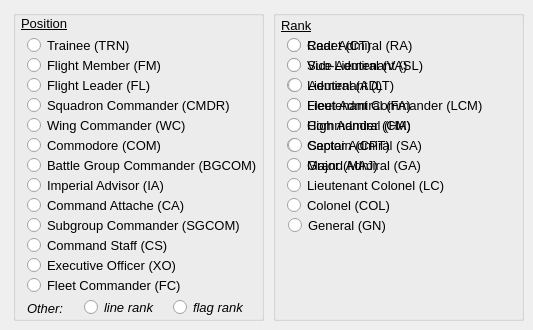
    <widget class="QWidget" name="tabPosRank">
     <attribute name="title">
      <string>Position and Rank</string>
     </attribute>
     <widget class="QGroupBox" name="groupBox">
      <property name="geometry">
       <rect>
        <x>13</x>
        <y>10</y>
        <width>251</width>
        <height>311</height>
       </rect>
      </property>
      <property name="font">
       <font>
        <family>Arial</family>
        <pointsize>10</pointsize>
        <weight>50</weight>
        <bold>false</bold>
        <underline>false</underline>
       </font>
      </property>
      <property name="title">
       <string/>
      </property>
      <widget class="QRadioButton" name="rb_pos_fm">
       <property name="geometry">
        <rect>
         <x>14</x>
         <y>47</y>
         <width>171</width>
         <height>17</height>
        </rect>
       </property>
       <property name="font">
        <font>
         <family>Arial</family>
         <pointsize>10</pointsize>
        </font>
       </property>
       <property name="text">
        <string>Flight Member (FM)</string>
       </property>
      </widget>
      <widget class="QRadioButton" name="rb_pos_fl">
       <property name="geometry">
        <rect>
         <x>14</x>
         <y>67</y>
         <width>231</width>
         <height>17</height>
        </rect>
       </property>
       <property name="font">
        <font>
         <family>Arial</family>
         <pointsize>10</pointsize>
        </font>
       </property>
       <property name="text">
        <string>Flight Leader (FL)</string>
       </property>
      </widget>
      <widget class="QRadioButton" name="rb_pos_cmdr">
       <property name="geometry">
        <rect>
         <x>14</x>
         <y>87</y>
         <width>231</width>
         <height>17</height>
        </rect>
       </property>
       <property name="font">
        <font>
         <family>Arial</family>
         <pointsize>10</pointsize>
        </font>
       </property>
       <property name="text">
        <string>Squadron Commander (CMDR)</string>
       </property>
      </widget>
      <widget class="QRadioButton" name="rb_pos_wc">
       <property name="geometry">
        <rect>
         <x>14</x>
         <y>107</y>
         <width>231</width>
         <height>17</height>
        </rect>
       </property>
       <property name="font">
        <font>
         <family>Arial</family>
         <pointsize>10</pointsize>
        </font>
       </property>
       <property name="text">
        <string>Wing Commander (WC)</string>
       </property>
      </widget>
      <widget class="QRadioButton" name="rb_pos_bgcom">
       <property name="geometry">
        <rect>
         <x>14</x>
         <y>147</y>
         <width>231</width>
         <height>17</height>
        </rect>
       </property>
       <property name="font">
        <font>
         <family>Arial</family>
         <pointsize>10</pointsize>
        </font>
       </property>
       <property name="text">
        <string>Battle Group Commander (BGCOM)</string>
       </property>
      </widget>
      <widget class="QRadioButton" name="rb_pos_ia">
       <property name="geometry">
        <rect>
         <x>14</x>
         <y>167</y>
         <width>231</width>
         <height>17</height>
        </rect>
       </property>
       <property name="font">
        <font>
         <family>Arial</family>
         <pointsize>10</pointsize>
        </font>
       </property>
       <property name="text">
        <string>Imperial Advisor (IA)</string>
       </property>
      </widget>
      <widget class="QRadioButton" name="rb_pos_ca">
       <property name="geometry">
        <rect>
         <x>14</x>
         <y>187</y>
         <width>231</width>
         <height>17</height>
        </rect>
       </property>
       <property name="font">
        <font>
         <family>Arial</family>
         <pointsize>10</pointsize>
        </font>
       </property>
       <property name="text">
        <string>Command Attache (CA)</string>
       </property>
      </widget>
      <widget class="QRadioButton" name="rb_pos_sgcom">
       <property name="geometry">
        <rect>
         <x>14</x>
         <y>207</y>
         <width>231</width>
         <height>17</height>
        </rect>
       </property>
       <property name="font">
        <font>
         <family>Arial</family>
         <pointsize>10</pointsize>
        </font>
       </property>
       <property name="text">
        <string>Subgroup Commander (SGCOM)</string>
       </property>
      </widget>
      <widget class="QRadioButton" name="rb_pos_cs">
       <property name="geometry">
        <rect>
         <x>14</x>
         <y>227</y>
         <width>231</width>
         <height>17</height>
        </rect>
       </property>
       <property name="font">
        <font>
         <family>Arial</family>
         <pointsize>10</pointsize>
        </font>
       </property>
       <property name="text">
        <string>Command Staff (CS)</string>
       </property>
      </widget>
      <widget class="QRadioButton" name="rb_pos_xo">
       <property name="geometry">
        <rect>
         <x>14</x>
         <y>247</y>
         <width>231</width>
         <height>17</height>
        </rect>
       </property>
       <property name="font">
        <font>
         <family>Arial</family>
         <pointsize>10</pointsize>
        </font>
       </property>
       <property name="text">
        <string>Executive Officer (XO)</string>
       </property>
      </widget>
      <widget class="QRadioButton" name="rb_pos_fc">
       <property name="geometry">
        <rect>
         <x>14</x>
         <y>267</y>
         <width>231</width>
         <height>17</height>
        </rect>
       </property>
       <property name="font">
        <font>
         <family>Arial</family>
         <pointsize>10</pointsize>
        </font>
       </property>
       <property name="text">
        <string>Fleet Commander (FC)</string>
       </property>
      </widget>
      <widget class="QRadioButton" name="rb_pos_lr">
       <property name="geometry">
        <rect>
         <x>71</x>
         <y>289</y>
         <width>71</width>
         <height>17</height>
        </rect>
       </property>
       <property name="font">
        <font>
         <family>Arial</family>
         <pointsize>10</pointsize>
         <italic>true</italic>
        </font>
       </property>
       <property name="text">
        <string>line rank</string>
       </property>
      </widget>
      <widget class="QRadioButton" name="rb_pos_fr">
       <property name="geometry">
        <rect>
         <x>160</x>
         <y>289</y>
         <width>71</width>
         <height>17</height>
        </rect>
       </property>
       <property name="font">
        <font>
         <family>Arial</family>
         <pointsize>10</pointsize>
         <italic>true</italic>
        </font>
       </property>
       <property name="text">
        <string>flag rank</string>
       </property>
      </widget>
      <widget class="QLabel" name="label_14">
       <property name="geometry">
        <rect>
         <x>14</x>
         <y>292</y>
         <width>46</width>
         <height>13</height>
        </rect>
       </property>
       <property name="font">
        <font>
         <family>Arial</family>
         <pointsize>10</pointsize>
         <italic>true</italic>
        </font>
       </property>
       <property name="text">
        <string>Other:</string>
       </property>
      </widget>
      <widget class="QLabel" name="label_15">
       <property name="geometry">
        <rect>
         <x>8</x>
         <y>5</y>
         <width>71</width>
         <height>16</height>
        </rect>
       </property>
       <property name="font">
        <font>
         <family>Arial</family>
         <pointsize>10</pointsize>
         <weight>50</weight>
         <bold>false</bold>
         <underline>true</underline>
        </font>
       </property>
       <property name="text">
        <string>Position</string>
       </property>
      </widget>
      <widget class="QRadioButton" name="rb_pos_trn">
       <property name="geometry">
        <rect>
         <x>14</x>
         <y>27</y>
         <width>171</width>
         <height>17</height>
        </rect>
       </property>
       <property name="font">
        <font>
         <family>Arial</family>
         <pointsize>10</pointsize>
        </font>
       </property>
       <property name="text">
        <string>Trainee (TRN)</string>
       </property>
      </widget>
      <widget class="QRadioButton" name="rb_pos_com">
       <property name="geometry">
        <rect>
         <x>14</x>
         <y>127</y>
         <width>231</width>
         <height>17</height>
        </rect>
       </property>
       <property name="font">
        <font>
         <family>Arial</family>
         <pointsize>10</pointsize>
        </font>
       </property>
       <property name="text">
        <string>Commodore (COM)</string>
       </property>
      </widget>
     </widget>
     <widget class="QGroupBox" name="groupBox_2">
      <property name="geometry">
       <rect>
        <x>273</x>
        <y>10</y>
        <width>251</width>
        <height>311</height>
       </rect>
      </property>
      <property name="font">
       <font>
        <family>Arial</family>
        <pointsize>10</pointsize>
        <weight>50</weight>
        <bold>false</bold>
        <underline>false</underline>
       </font>
      </property>
      <property name="title">
       <string/>
      </property>
      <widget class="QLabel" name="label_16">
       <property name="geometry">
        <rect>
         <x>8</x>
         <y>5</y>
         <width>71</width>
         <height>20</height>
        </rect>
       </property>
       <property name="font">
        <font>
         <family>Arial</family>
         <pointsize>10</pointsize>
         <weight>50</weight>
         <bold>false</bold>
         <underline>true</underline>
        </font>
       </property>
       <property name="text">
        <string>Rank</string>
       </property>
      </widget>
      <widget class="QRadioButton" name="rb_rank_sl">
       <property name="geometry">
        <rect>
         <x>14</x>
         <y>47</y>
         <width>171</width>
         <height>17</height>
        </rect>
       </property>
       <property name="font">
        <font>
         <family>Arial</family>
         <pointsize>10</pointsize>
        </font>
       </property>
       <property name="text">
        <string>Sub-Lieutenant (SL)</string>
       </property>
      </widget>
      <widget class="QRadioButton" name="rb_rank_ct">
       <property name="geometry">
        <rect>
         <x>14</x>
         <y>27</y>
         <width>171</width>
         <height>17</height>
        </rect>
       </property>
       <property name="font">
        <font>
         <family>Arial</family>
         <pointsize>10</pointsize>
        </font>
       </property>
       <property name="text">
        <string>Cadet (CT)</string>
       </property>
      </widget>
      <widget class="QRadioButton" name="rb_rank_lt">
       <property name="geometry">
        <rect>
         <x>14</x>
         <y>67</y>
         <width>171</width>
         <height>17</height>
        </rect>
       </property>
       <property name="font">
        <font>
         <family>Arial</family>
         <pointsize>10</pointsize>
        </font>
       </property>
       <property name="text">
        <string>Lieutenant (LT)</string>
       </property>
      </widget>
      <widget class="QRadioButton" name="rb_rank_lcm">
       <property name="geometry">
        <rect>
         <x>14</x>
         <y>87</y>
         <width>201</width>
         <height>17</height>
        </rect>
       </property>
       <property name="font">
        <font>
         <family>Arial</family>
         <pointsize>10</pointsize>
        </font>
       </property>
       <property name="text">
        <string>Lieutenant Commander (LCM)</string>
       </property>
      </widget>
      <widget class="QRadioButton" name="rb_rank_cm">
       <property name="geometry">
        <rect>
         <x>14</x>
         <y>107</y>
         <width>171</width>
         <height>17</height>
        </rect>
       </property>
       <property name="font">
        <font>
         <family>Arial</family>
         <pointsize>10</pointsize>
        </font>
       </property>
       <property name="text">
        <string>Commander (CM)</string>
       </property>
      </widget>
      <widget class="QRadioButton" name="rb_rank_cpt">
       <property name="geometry">
        <rect>
         <x>14</x>
         <y>127</y>
         <width>171</width>
         <height>17</height>
        </rect>
       </property>
       <property name="font">
        <font>
         <family>Arial</family>
         <pointsize>10</pointsize>
        </font>
       </property>
       <property name="text">
        <string>Captain (CPT)</string>
       </property>
      </widget>
      <widget class="QRadioButton" name="rb_rank_maj">
       <property name="geometry">
        <rect>
         <x>14</x>
         <y>147</y>
         <width>171</width>
         <height>17</height>
        </rect>
       </property>
       <property name="font">
        <font>
         <family>Arial</family>
         <pointsize>10</pointsize>
        </font>
       </property>
       <property name="text">
        <string>Major (MAJ)</string>
       </property>
      </widget>
      <widget class="QRadioButton" name="rb_rank_lc">
       <property name="geometry">
        <rect>
         <x>14</x>
         <y>167</y>
         <width>171</width>
         <height>17</height>
        </rect>
       </property>
       <property name="font">
        <font>
         <family>Arial</family>
         <pointsize>10</pointsize>
        </font>
       </property>
       <property name="text">
        <string>Lieutenant Colonel (LC)</string>
       </property>
      </widget>
      <widget class="QRadioButton" name="rb_rank_col">
       <property name="geometry">
        <rect>
         <x>14</x>
         <y>187</y>
         <width>171</width>
         <height>17</height>
        </rect>
       </property>
       <property name="font">
        <font>
         <family>Arial</family>
         <pointsize>10</pointsize>
        </font>
       </property>
       <property name="text">
        <string>Colonel (COL)</string>
       </property>
      </widget>
      <widget class="QRadioButton" name="rb_rank_gn">
       <property name="geometry">
        <rect>
         <x>15</x>
         <y>207</y>
         <width>171</width>
         <height>17</height>
        </rect>
       </property>
       <property name="font">
        <font>
         <family>Arial</family>
         <pointsize>10</pointsize>
        </font>
       </property>
       <property name="text">
        <string>General (GN)</string>
       </property>
      </widget>
      <widget class="QRadioButton" name="rb_rank_ra">
       <property name="geometry">
        <rect>
         <x>14</x>
         <y>27</y>
         <width>171</width>
         <height>17</height>
        </rect>
       </property>
       <property name="font">
        <font>
         <family>Arial</family>
         <pointsize>10</pointsize>
        </font>
       </property>
       <property name="text">
        <string>Rear Admiral (RA)</string>
       </property>
      </widget>
      <widget class="QRadioButton" name="rb_rank_va">
       <property name="geometry">
        <rect>
         <x>14</x>
         <y>47</y>
         <width>171</width>
         <height>17</height>
        </rect>
       </property>
       <property name="font">
        <font>
         <family>Arial</family>
         <pointsize>10</pointsize>
        </font>
       </property>
       <property name="text">
        <string>Vice Admiral (VA)</string>
       </property>
      </widget>
      <widget class="QRadioButton" name="rb_rank_ad">
       <property name="geometry">
        <rect>
         <x>15</x>
         <y>67</y>
         <width>171</width>
         <height>17</height>
        </rect>
       </property>
       <property name="font">
        <font>
         <family>Arial</family>
         <pointsize>10</pointsize>
        </font>
       </property>
       <property name="text">
        <string>Admiral (AD)</string>
       </property>
      </widget>
      <widget class="QRadioButton" name="rb_rank_fa">
       <property name="geometry">
        <rect>
         <x>14</x>
         <y>87</y>
         <width>171</width>
         <height>17</height>
        </rect>
       </property>
       <property name="font">
        <font>
         <family>Arial</family>
         <pointsize>10</pointsize>
        </font>
       </property>
       <property name="text">
        <string>Fleet Admiral (FA)</string>
       </property>
      </widget>
      <widget class="QRadioButton" name="rb_rank_ha">
       <property name="geometry">
        <rect>
         <x>14</x>
         <y>107</y>
         <width>171</width>
         <height>17</height>
        </rect>
       </property>
       <property name="font">
        <font>
         <family>Arial</family>
         <pointsize>10</pointsize>
        </font>
       </property>
       <property name="text">
        <string>High Admiral (HA)</string>
       </property>
      </widget>
      <widget class="QRadioButton" name="rb_rank_sa">
       <property name="geometry">
        <rect>
         <x>15</x>
         <y>127</y>
         <width>171</width>
         <height>17</height>
        </rect>
       </property>
       <property name="font">
        <font>
         <family>Arial</family>
         <pointsize>10</pointsize>
        </font>
       </property>
       <property name="text">
        <string>Sector Admiral (SA)</string>
       </property>
      </widget>
      <widget class="QRadioButton" name="rb_rank_ga">
       <property name="geometry">
        <rect>
         <x>14</x>
         <y>147</y>
         <width>171</width>
         <height>17</height>
        </rect>
       </property>
       <property name="font">
        <font>
         <family>Arial</family>
         <pointsize>10</pointsize>
        </font>
       </property>
       <property name="text">
        <string>Grand Admiral (GA)</string>
       </property>
      </widget>
     </widget>
    </widget>
